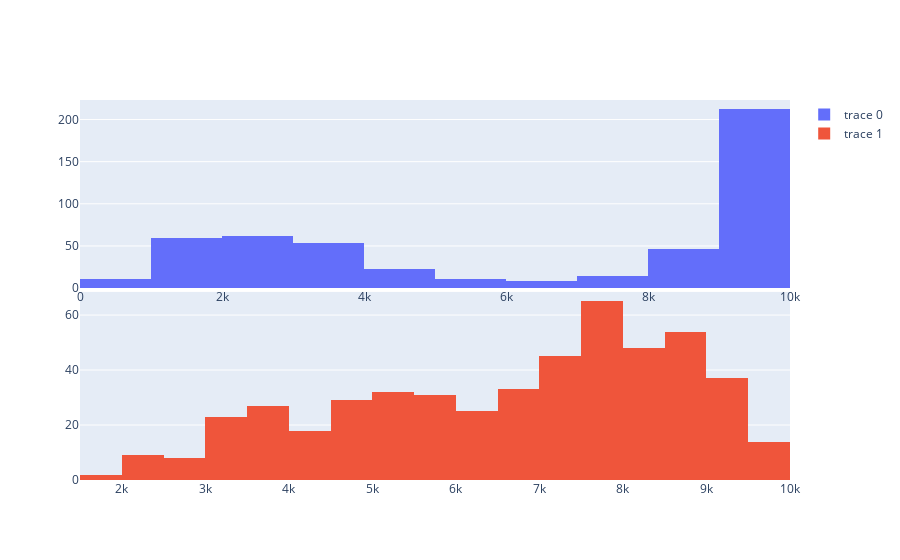

The cell this chart's notebook holds for it:
### Code cell
trust_df1 = pd.read_pickle(f"{base_path}results/plot_dfs/trust_fmnist_C0.2_P0.6_FDRS60_CDFTrue_SEL1_CLBTrue_LYRSl1_FFAauror_plus_CSEP2.0_2021-09-02 16:53:12.pkl")
trust_df2 = pd.read_pickle(f"{base_path}results/plot_dfs/trust_fmnist_C0.2_P0.4_FDRS60_CDFTrue_SEL1_CLBTrue_LYRSl1_FFAauror_plus_CSEP2.0_2021-09-02 10:51:17.pkl")

# print(trust_df1.head())
# print(trust_df2.head())
compare_histo_plots(trust_df1, trust_df2)

### Figure 1 — Plotly figure (JSON) as saved in the notebook; plotly's stock layout.template omitted (floating-point values rounded to 4 significant figures; data arrays with more than 128 entries replaced by an {"elided": "..."} marker saying what was removed)
{"data": [{"type": "histogram", "x": {"elided": "500 int values"}, "xaxis": "x", "yaxis": "y"}, {"type": "histogram", "x": {"elided": "500 int values"}, "xaxis": "x2", "yaxis": "y2"}], "layout": {"xaxis": {"anchor": "y", "domain": [0, 1]}, "xaxis2": {"anchor": "y2", "domain": [0, 1]}, "yaxis": {"anchor": "x", "domain": [0.505, 1]}, "yaxis2": {"anchor": "x2", "domain": [0, 0.495]}}}
